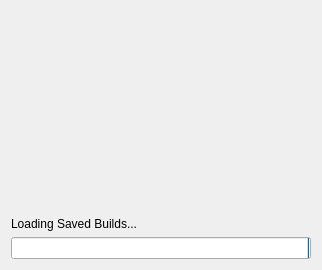
<?xml version="1.0" encoding="UTF-8"?>
<ui version="4.0">
 <class>Load</class>
 <widget class="QWidget" name="Load">
  <property name="geometry">
   <rect>
    <x>0</x>
    <y>0</y>
    <width>318</width>
    <height>264</height>
   </rect>
  </property>
  <property name="windowTitle">
   <string>Loading Builds</string>
  </property>
  <layout class="QVBoxLayout" name="verticalLayout">
   <item>
    <widget class="QLabel" name="labelPicture">
     <property name="minimumSize">
      <size>
       <width>300</width>
       <height>200</height>
      </size>
     </property>
     <property name="maximumSize">
      <size>
       <width>300</width>
       <height>200</height>
      </size>
     </property>
     <property name="text">
      <string/>
     </property>
     <property name="alignment">
      <set>Qt::AlignBottom|Qt::AlignLeading|Qt::AlignLeft</set>
     </property>
    </widget>
   </item>
   <item>
    <widget class="QLabel" name="labelText">
     <property name="text">
      <string>Loading Saved Builds...</string>
     </property>
    </widget>
   </item>
   <item>
    <widget class="QProgressBar" name="progressBar">
     <property name="value">
      <number>0</number>
     </property>
     <property name="textVisible">
      <bool>true</bool>
     </property>
     <property name="orientation">
      <enum>Qt::Horizontal</enum>
     </property>
     <property name="invertedAppearance">
      <bool>true</bool>
     </property>
     <property name="textDirection">
      <enum>QProgressBar::TopToBottom</enum>
     </property>
    </widget>
   </item>
  </layout>
 </widget>
 <resources/>
 <connections/>
</ui>
